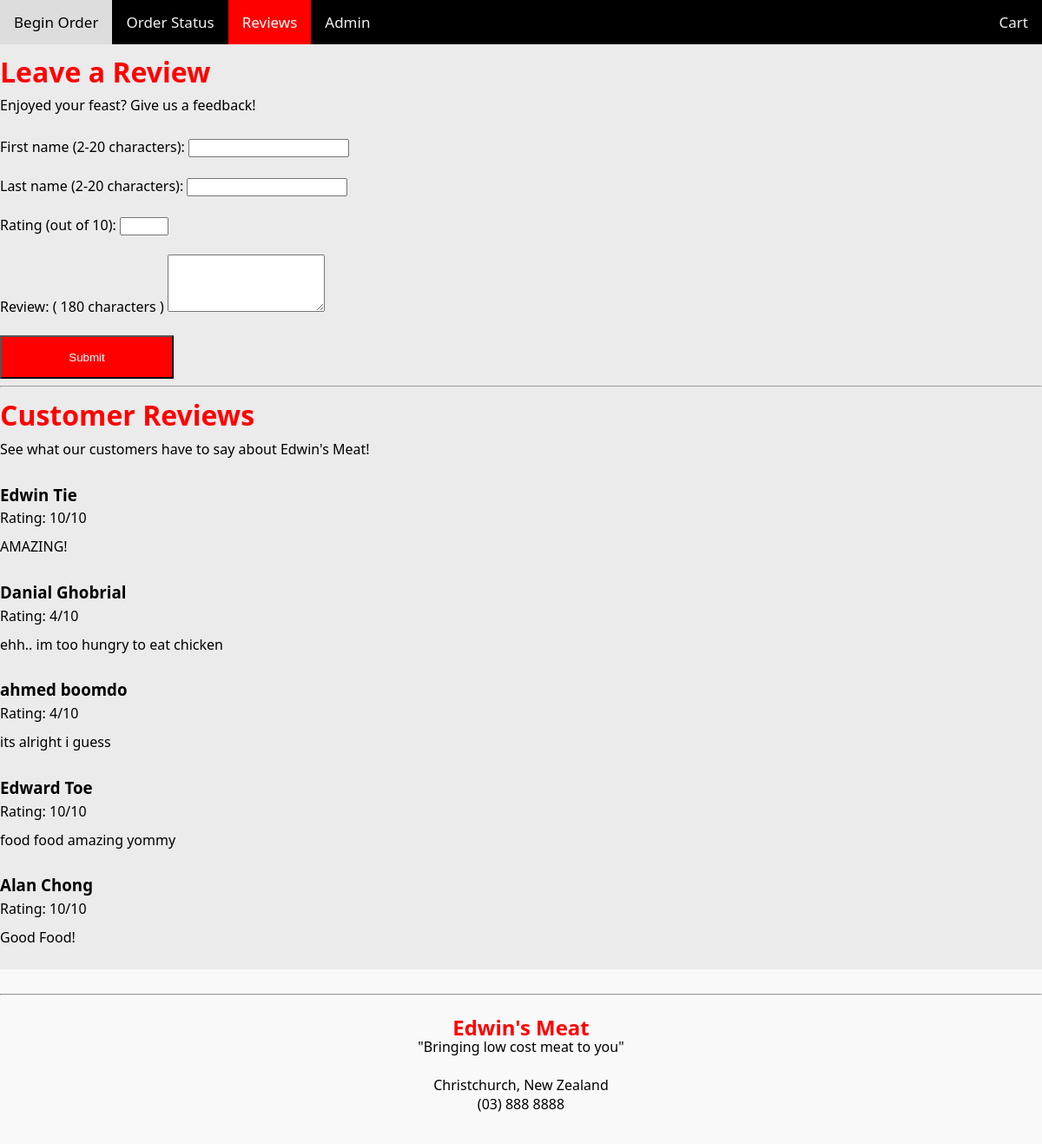
The app's page /reviews with its own data.
### tables this page shows
CREATE TABLE Reviews (review_id INTEGER PRIMARY KEY AUTOINCREMENT, firstname TEXT, lastname TEXT, ratingmessage TEXT, rating INTEGER);

### routes.py (the view, shortened to what this page needs)
@app.route("/reviews", methods=["GET", "POST"])
def reviews():
    reviews = execute_query(
        'SELECT * FROM Reviews',
        fetch=True)
    return render_template("reviews.html", reviews=reviews)

### routes.py (called while the page is built)
def get_db_connection():
    conn = sqlite3.connect('data.db')
    cur = conn.cursor()
    return conn, cur

def execute_query(query, params=None, fetch=False):
    conn, cur = get_db_connection()
    if params is None:
        cur.execute(query)
    else:
        cur.execute(query, params)
    conn.commit()
    if fetch:
        result = cur.fetchall()
    else:
        result = None
    conn.close()  # Close the connection
    return result

### templates/reviews.html (shortened to what this page needs)
{% extends "layout.html" %}
{% block content %}
<div class="page_wrpr">
    <h1>Leave a Review</h1>
    <p>Enjoyed your feast? Give us a feedback!</p>
<form id="reviewForm" action="/reviews" method="POST">
    <label for="firstname">First name (2-20 characters):</label>
    <input required="required" type="text" id="firstname" name="firstname" maxlength="20"><br><br>
    <label for="lastname">Last name (2-20 characters):</label>
    <input required="required" type="text" id="lastname" name="lastname" maxlength="20"><br><br>
    <label for="rating">Rating (out of 10):</label>
    <input type="number" id="rating" name="rating" min="1" max="10" required><br><br>
    <label for="ratingmessage">Review: ( 180 characters )</label>
    <textarea id="ratingmessage" name="ratingmessage" rows="4"  maxlength="180" required></textarea><br><br>
    <input class="pageremove" type="submit" value="Submit">
</form>
    <hr>
    <h1>Customer Reviews</h1>
    <p>See what our customers have to say about Edwin's Meat!</p>
    <div class="reviews-container">
        {% for review in reviews %}
        <div class="review-item">
            <h3>{{ review[1] }} {{ review[2] }}</h3>
            <p>Rating: {{ review[4] }}/10</p>
            <p>{{ review[3] }}</p>
        </div>
    {% endfor %}
    </div>
</div>
{% endblock %}

### static/css/style.css (style rules this page uses)
body { font-family: 'Segoe UI', Tahoma, Geneva, Verdana, sans-serif; background-color: rgb(235, 235, 235); color: #000000; }
.page_wrpr { max-width: 1200px; margin: 0px auto; }
body { display: flex; flex-direction: column; min-height: 100vh; margin: 0; }
h1 { color:red; margin-top: 10px; }
p { margin-top: -15px; padding-bottom: 10px; }
.pageremove { display: flex; width: 200px; height: 50px; justify-content: center; color: white; background-color: red; }

### records on screen
Reviews: firstname "Edwin", lastname "Tie", rating "10", ratingmessage "AMAZING!"
Reviews: firstname "Danial", lastname "Ghobrial", rating "4", ratingmessage "ehh.. im too hungry to eat chicken"
Reviews: firstname "ahmed", lastname "boomdo", rating "4", ratingmessage "its alright i guess"
Reviews: firstname "Edward", lastname "Toe", rating "10", ratingmessage "food food amazing yommy"
Reviews: firstname "Alan", lastname "Chong", rating "10", ratingmessage "Good Food!"
